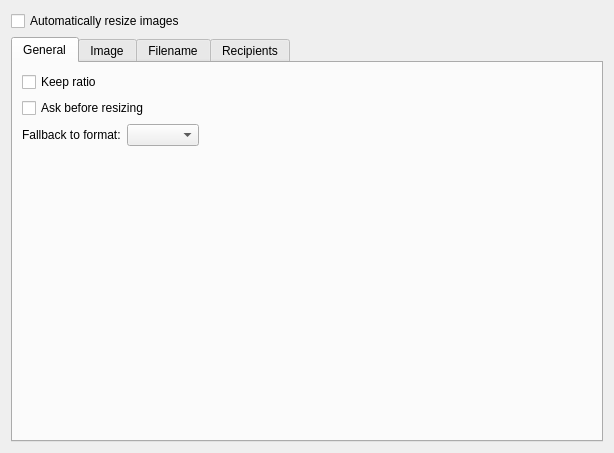
<?xml version="1.0" encoding="UTF-8"?>
<ui version="4.0">
 <class>ImageScalingWidget</class>
 <widget class="QWidget" name="ImageScalingWidget">
  <property name="geometry">
   <rect>
    <x>0</x>
    <y>0</y>
    <width>614</width>
    <height>453</height>
   </rect>
  </property>
  <layout class="QVBoxLayout" name="verticalLayout">
   <item>
    <widget class="QCheckBox" name="enabledAutoResize">
     <property name="text">
      <string>Automatically resize images</string>
     </property>
    </widget>
   </item>
   <item>
    <widget class="QTabWidget" name="tabWidget">
     <property name="currentIndex">
      <number>0</number>
     </property>
     <widget class="QWidget" name="tab">
      <attribute name="title">
       <string>General</string>
      </attribute>
      <layout class="QGridLayout" name="gridLayout_4">
       <item row="0" column="0">
        <widget class="QCheckBox" name="KeepImageRatio">
         <property name="text">
          <string>Keep ratio</string>
         </property>
        </widget>
       </item>
       <item row="1" column="0">
        <widget class="QCheckBox" name="AskBeforeResizing">
         <property name="text">
          <string>Ask before resizing</string>
         </property>
        </widget>
       </item>
       <item row="2" column="0">
        <layout class="QHBoxLayout" name="horizontalLayout">
         <item>
          <widget class="QLabel" name="label">
           <property name="text">
            <string>Fallback to format:</string>
           </property>
          </widget>
         </item>
         <item>
          <widget class="QComboBox" name="WriteToImageFormat"/>
         </item>
        </layout>
       </item>
       <item row="2" column="1">
        <spacer name="horizontalSpacer">
         <property name="orientation">
          <enum>Qt::Horizontal</enum>
         </property>
         <property name="sizeHint" stdset="0">
          <size>
           <width>350</width>
           <height>20</height>
          </size>
         </property>
        </spacer>
       </item>
       <item row="3" column="1">
        <spacer name="verticalSpacer">
         <property name="orientation">
          <enum>Qt::Vertical</enum>
         </property>
         <property name="sizeHint" stdset="0">
          <size>
           <width>20</width>
           <height>40</height>
          </size>
         </property>
        </spacer>
       </item>
      </layout>
     </widget>
     <widget class="QWidget" name="tab_2">
      <attribute name="title">
       <string>Image</string>
      </attribute>
      <layout class="QVBoxLayout" name="verticalLayout_2">
       <item>
        <widget class="QCheckBox" name="ReduceImageToMaximum">
         <property name="text">
          <string>Reduce image to maximum dimension:</string>
         </property>
        </widget>
       </item>
       <item>
        <layout class="QFormLayout" name="formLayout">
         <property name="fieldGrowthPolicy">
          <enum>QFormLayout::ExpandingFieldsGrow</enum>
         </property>
         <item row="0" column="0">
          <layout class="QVBoxLayout" name="verticalLayout_4">
           <item>
            <widget class="QLabel" name="label_2">
             <property name="text">
              <string>Maximum width:</string>
             </property>
            </widget>
           </item>
           <item>
            <widget class="QLabel" name="label_3">
             <property name="text">
              <string>Maximum height:</string>
             </property>
            </widget>
           </item>
          </layout>
         </item>
         <item row="0" column="1">
          <layout class="QGridLayout" name="gridLayout_2">
           <item row="0" column="0">
            <widget class="QComboBox" name="CBMaximumWidth"/>
           </item>
           <item row="2" column="0">
            <widget class="QComboBox" name="CBMaximumHeight"/>
           </item>
           <item row="0" column="1">
            <widget class="QSpinBox" name="customMaximumWidth">
             <property name="suffix">
              <string> px</string>
             </property>
             <property name="minimum">
              <number>1</number>
             </property>
             <property name="maximum">
              <number>999999</number>
             </property>
            </widget>
           </item>
           <item row="2" column="1">
            <widget class="QSpinBox" name="customMaximumHeight">
             <property name="suffix">
              <string> px</string>
             </property>
             <property name="minimum">
              <number>1</number>
             </property>
             <property name="maximum">
              <number>999999</number>
             </property>
            </widget>
           </item>
          </layout>
         </item>
        </layout>
       </item>
       <item>
        <layout class="QHBoxLayout" name="horizontalLayout_2">
         <item>
          <widget class="QCheckBox" name="skipImageSizeLower">
           <property name="text">
            <string>Skip image whose size of the source file is lower than:</string>
           </property>
          </widget>
         </item>
         <item>
          <widget class="QSpinBox" name="imageSize">
           <property name="suffix">
            <string> KiB</string>
           </property>
           <property name="maximum">
            <number>99999</number>
           </property>
          </widget>
         </item>
        </layout>
       </item>
       <item>
        <spacer name="verticalSpacer_2">
         <property name="orientation">
          <enum>Qt::Vertical</enum>
         </property>
         <property name="sizeHint" stdset="0">
          <size>
           <width>20</width>
           <height>40</height>
          </size>
         </property>
        </spacer>
       </item>
      </layout>
     </widget>
     <widget class="QWidget" name="tab_3">
      <attribute name="title">
       <string>Filename</string>
      </attribute>
      <layout class="QVBoxLayout" name="verticalLayout_3">
       <item>
        <widget class="QGroupBox" name="filterSourceGroupBox">
         <property name="title">
          <string>Source filter</string>
         </property>
         <layout class="QVBoxLayout" name="verticalLayout_6">
          <item>
           <widget class="QRadioButton" name="notFilterFilename">
            <property name="text">
             <string>Do not filter (All files are included)</string>
            </property>
            <property name="checked">
             <bool>true</bool>
            </property>
           </widget>
          </item>
          <item>
           <widget class="QRadioButton" name="includeFilesWithPattern">
            <property name="text">
             <string>Include all files whose names contains one of the patterns</string>
            </property>
           </widget>
          </item>
          <item>
           <widget class="QRadioButton" name="excludeFilesWithPattern">
            <property name="text">
             <string>Exclude all files whose names contains one of the patterns</string>
            </property>
           </widget>
          </item>
          <item>
           <layout class="QHBoxLayout" name="horizontalLayout_3">
            <item>
             <widget class="QLabel" name="patternLabel">
              <property name="text">
               <string>Pattern:</string>
              </property>
             </widget>
            </item>
            <item>
             <widget class="QLineEdit" name="pattern">
              <property name="whatsThis">
               <string>This line allows to define several pattern. Separate them with ';'.</string>
              </property>
              <property name="placeholderText">
               <string>Specify patterns separate with ';'</string>
              </property>
              <property name="showClearButton" stdset="0">
               <bool>true</bool>
              </property>
             </widget>
            </item>
           </layout>
          </item>
         </layout>
        </widget>
       </item>
       <item>
        <widget class="QGroupBox" name="groupBox_2">
         <property name="title">
          <string>Image Format</string>
         </property>
         <layout class="QVBoxLayout" name="verticalLayout_9">
          <item>
           <widget class="QCheckBox" name="resizeImageWithFormats">
            <property name="text">
             <string>Resize all images with one of these formats</string>
            </property>
           </widget>
          </item>
          <item>
           <widget class="MessageComposer::ImageScalingSelectFormat" name="resizeImageWithFormatsType" native="true"/>
          </item>
         </layout>
        </widget>
       </item>
       <item>
        <widget class="QGroupBox" name="groupBox">
         <property name="title">
          <string>Resize filename</string>
         </property>
         <layout class="QGridLayout" name="gridLayout">
          <item row="3" column="0">
           <spacer name="verticalSpacer_3">
            <property name="orientation">
             <enum>Qt::Vertical</enum>
            </property>
            <property name="sizeHint" stdset="0">
             <size>
              <width>20</width>
              <height>40</height>
             </size>
            </property>
           </spacer>
          </item>
          <item row="1" column="0">
           <widget class="QLineEdit" name="renameResizedImagePattern">
            <property name="showClearButton" stdset="0">
             <bool>true</bool>
            </property>
           </widget>
          </item>
          <item row="0" column="0">
           <widget class="QCheckBox" name="renameResizedImage">
            <property name="text">
             <string>Rename resized images with following pattern:</string>
            </property>
           </widget>
          </item>
          <item row="1" column="1">
           <widget class="QLabel" name="help">
            <property name="text">
             <string/>
            </property>
           </widget>
          </item>
         </layout>
        </widget>
       </item>
      </layout>
     </widget>
     <widget class="QWidget" name="tab_4">
      <attribute name="title">
       <string>Recipients</string>
      </attribute>
      <layout class="QVBoxLayout" name="verticalLayout_8">
       <item>
        <widget class="QRadioButton" name="doNotFilterRecipients">
         <property name="text">
          <string>Do not filter (All recipients are allowed)</string>
         </property>
         <property name="checked">
          <bool>true</bool>
         </property>
        </widget>
       </item>
       <item>
        <widget class="QRadioButton" name="resizeEachEmails">
         <property name="text">
          <string>Resize if each emails address contains one of the pattern</string>
         </property>
        </widget>
       </item>
       <item>
        <widget class="QRadioButton" name="resizeOneEmails">
         <property name="text">
          <string>Resize if one emails address contains one of the pattern</string>
         </property>
        </widget>
       </item>
       <item>
        <widget class="QLineEdit" name="resizeEmailsPattern">
         <property name="placeholderText">
          <string>Specify patterns separate with ';'</string>
         </property>
         <property name="showClearButton" stdset="0">
          <bool>true</bool>
         </property>
        </widget>
       </item>
       <item>
        <widget class="QRadioButton" name="doNotResizeEachEmails">
         <property name="text">
          <string>Do not resize if each emails address contains one of the pattern</string>
         </property>
        </widget>
       </item>
       <item>
        <widget class="QRadioButton" name="doNotResizeOneEmails">
         <property name="text">
          <string>Do not resize if one emails address contains one of the pattern</string>
         </property>
        </widget>
       </item>
       <item>
        <widget class="QLineEdit" name="doNotResizePattern">
         <property name="placeholderText">
          <string>Specify patterns separate with ';'</string>
         </property>
         <property name="showClearButton" stdset="0">
          <bool>true</bool>
         </property>
        </widget>
       </item>
       <item>
        <spacer name="verticalSpacer_4">
         <property name="orientation">
          <enum>Qt::Vertical</enum>
         </property>
         <property name="sizeHint" stdset="0">
          <size>
           <width>20</width>
           <height>40</height>
          </size>
         </property>
        </spacer>
       </item>
      </layout>
     </widget>
    </widget>
   </item>
  </layout>
 </widget>
 <customwidgets>
  <customwidget>
   <class>MessageComposer::ImageScalingSelectFormat</class>
   <extends>QWidget</extends>
   <header>imagescaling/imagescalingselectformat.h</header>
  </customwidget>
 </customwidgets>
 <resources/>
 <connections/>
</ui>
